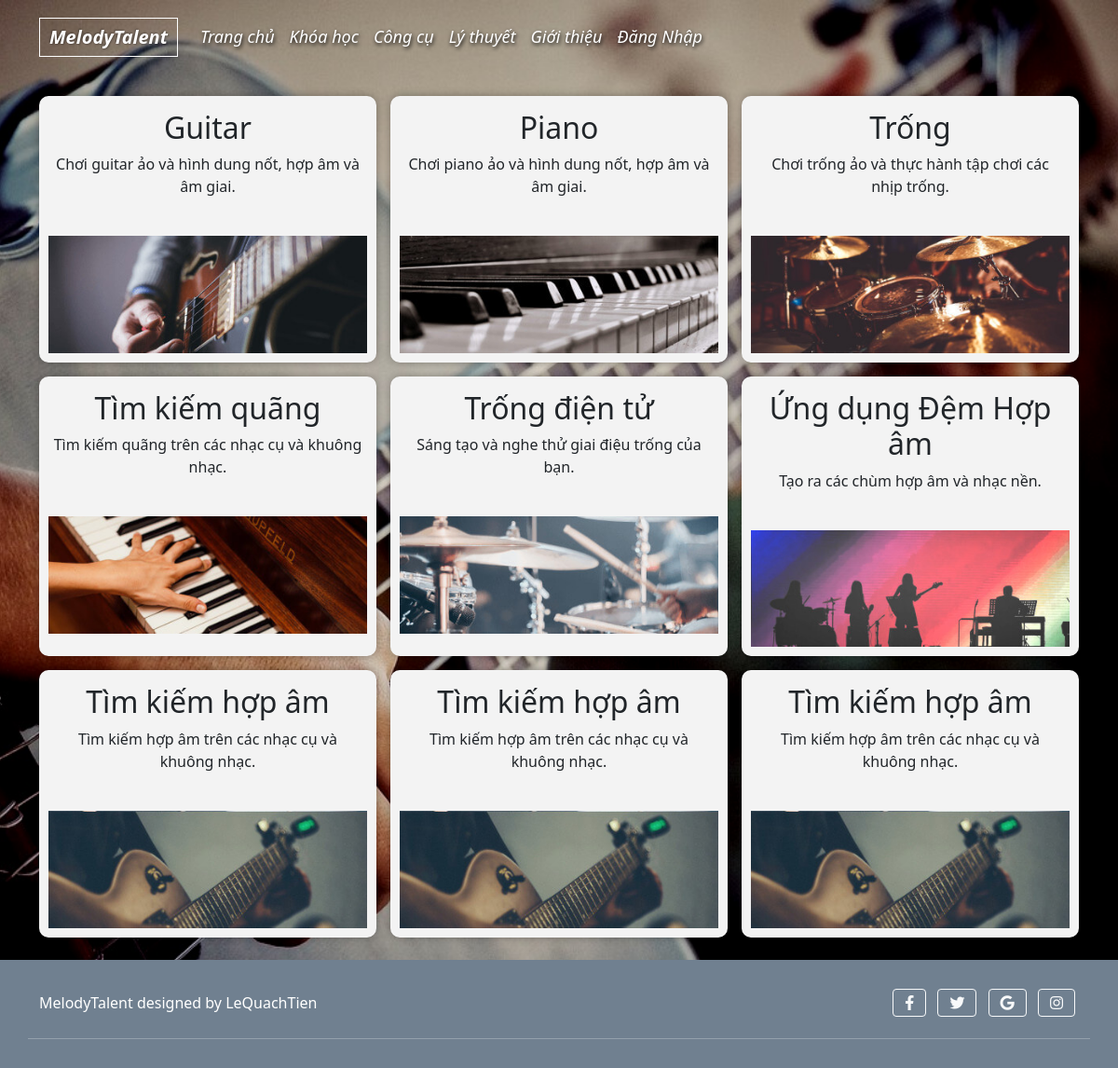
The page /features.php on the database its author committed.
### tables this page shows
CREATE TABLE `nhaccu` (
  `ma` int(11) NOT NULL,
  `ten` varchar(200) NOT NULL,
  `thongtin` varchar(200) NOT NULL,
  `hinhanh` varchar(200) NOT NULL,
  `duongdan` varchar(200) NOT NULL
);

### public/features.php (called while the page is built)
<?php
include '../model/check_header.php';
include '../view/features.php';
include '../view/footer.php';
include '../public/css/features.php';

### view/features.php (the view, shortened to what this page needs)
<?php
include "../model/db.php";
$query = "SELECT ten, thongtin, hinhanh, duongdan FROM nhaccu";
$stmt = $conn->prepare($query);
$stmt->execute();
$nhaccu = $stmt->fetchAll(PDO::FETCH_ASSOC);
?>
<br>
<div class="container instrument fadeHomepage" style="margin-top:0px">
    <?php foreach ($nhaccu as $feature): ?>
        <div class="box" onclick="redirectToPage('<?= htmlspecialchars($feature['duongdan']) ?>')">
            <div class="content">
                <h2 class="text-dark"><?= htmlspecialchars($feature['ten']) ?></h2>
                <p><a class="tools"><?= htmlspecialchars($feature['thongtin']) ?></a></p>
            </div>
            <div class="image">
                <img src="<?= htmlspecialchars($feature['hinhanh']) ?>" alt="<?= htmlspecialchars($feature['ten']) ?>">
            </div>
        </div>
    <?php endforeach; ?>
</div>
<br>

### model/check_header.php (shortened to what this page needs)
<?php
$role = $_SESSION['quyen'] ?? null;
if ($role === '0') {
    header("Location: admin.php");
    exit();
} elseif ($role === '1') {
    include '../view/header_login.php';
    include '../public/css/header.php';
} else {
    include '../view/header.php';
    include '../public/css/header.php';
}

### view/header.php (shortened to what this page needs)
<head>
    <link href="https://cdn.jsdelivr.net/npm/bootstrap@5.0.2/dist/css/bootstrap.min.css" rel="stylesheet">
    <link rel="stylesheet" href="https://cdnjs.cloudflare.com/ajax/libs/font-awesome/5.15.4/css/all.min.css">
    <link rel="stylesheet" href="../public/js/scripts.js">
</head>
<body class="view intro-2" id="main-body">
    <header id="main-header">
        <nav id="main-nav" class="navbar navbar-expand-lg navbar-dark black fst-italic">
            <div class="container">
                <a class="navbar-brand" href="#"><strong>MelodyTalent</strong></a>
                <div class="collapse navbar-collapse" id="navbarSupportedContent" style="text-shadow: 1px 2px 4px black;font-size:18px;">
                    <ul class="navbar-nav me-auto mb-2 mb-lg-0">
                        <li class="nav-item active">
                            <a class="nav-link" href="../public/index.php">Trang chủ<span class="sr-only">(current)</span></a>
                        </li>
                        <li class="nav-item">
                            <a class="nav-link" href="../public/course.php">Khóa học</a>
                        </li>
                        <li class="nav-item">
                            <a class="nav-link" href="../public/features.php">Công cụ</a>
                        </li>
                                                <li class="nav-item">
                            <a class="nav-link" href="../public/theory.php">Lý thuyết</a>
                        </li>
                        <li class="nav-item">
                            <a class="nav-link" href="../public/introduce.php">Giới thiệu</a>
                        </li>
                        <li class="nav-item">
                            <a class="nav-link" href="../public/user.php">Đăng Nhập</a>
                        </li>
                    </ul>
                </div>
            </div>
        </nav>
    </header>

### view/footer.php (shortened to what this page needs)
<footer class="text-center text-white" style="background-color: SlateGrey;">
  <div class="container">
    <div class="row align-items-center">
      <div class="col-lg-6 text-center text-md-start">
        <div class="p-8">
          MelodyTalent designed by LeQuachTien
        </div>
      </div>
      <div class="col-lg-6 ml-lg-0 text-center text-md-end">
        <a href="#" class="btn btn-outline-light btn-floating m-1" class="text-white" role="button"><i class="fab fa-facebook-f"></i></a>
        <a href="#" class="btn btn-outline-light btn-floating m-1" class="text-white" role="button"><i class="fab fa-twitter"></i></a>
        <a href="#" class="btn btn-outline-light btn-floating m-1" class="text-white" role="button"><i class="fab fa-google"></i></a>
        <a href="#" class="btn btn-outline-light btn-floating m-1" class="text-white" role="button"><i class="fab fa-instagram"></i></a>
      </div>
      <br><br><br>
      <hr><br>
    </div>
  </div>
</footer>
</body>

### public/css/header.php (style rules this page uses)
body, html { margin: 0; padding: 0; height: 100%; overflow-y: auto; }
#main-header .navbar-brand { border: 1px solid white; padding: 5px 10px; }
.view { position: fixed; top: 0; left: 0; width: 100%; height: 100%; z-index: -1; background: url("../library/image/interview/background.jpg") no-repeat center center; background-size: cover; }
.content { position: relative; z-index: 1; padding: 20px; }
#main-header { background-color: #33333300; color: white; padding: 10px; }
#main-header .navbar { z-index: 1; text-shadow: 1px 1px 2px rgba(0, 0, 0, 0.3), -1px -1px 2px rgba(0, 0, 0, 0.3); }
#main-header .navbar-dark .navbar-nav .nav-link { color: #ffffff; transition: color 0.3s, background-color 0.3s; }
#main-header a { text-decoration: none; }
.fadeHomepage { animation: fadeIn 0.5s ease-in; }
a { text-decoration: none; }

### view/footer.php (style rules this page uses)
body { display: flex; flex-direction: column; min-height: 60vh; }
footer { margin-top: auto; background-color: SlateGrey; color: white; text-align: center; padding: 10px 0; }
footer a { color: white; }
footer hr { border-top: 1px solid white; margin: 20px 0; }

### public/css/features.php (style rules this page uses)
.box { transition: transform 0.3s; }
.instrument { display: flex; flex-wrap: wrap; justify-content: space-between; gap: 15px; }
.box { width: calc(33.33% - 10px); background-color: #f3f3f3; border-radius: 10px; box-shadow: 0 0 10px rgba(0, 0, 0, 0.3); }
.content { text-align: center; padding: 15px; }
.image { text-align: center; padding: 10px; }
.image img { max-width: 100%; max-height: 100%; object-fit: cover; }
.tools { text-decoration: none; color: inherit; }

### rows shown on the page
nhaccu: ten "Guitar", thongtin "Chơi guitar ảo và hình dung nốt, hợp âm và âm giai.", hinhanh (picture)
nhaccu: ten "Piano", thongtin "Chơi piano ảo và hình dung nốt, hợp âm và âm giai.", hinhanh (picture)
nhaccu: ten "Trống", thongtin "Chơi trống ảo và thực hành tập chơi các nhịp trống.", hinhanh (picture)
nhaccu: ten "Tìm kiếm quãng", thongtin "Tìm kiếm quãng trên các nhạc cụ và khuông nhạc.", hinhanh (picture)
nhaccu: ten "Trống điện tử", thongtin "Sáng tạo và nghe thử giai điệu trống của bạn.", hinhanh (picture)
nhaccu: ten "Ứng dụng Đệm Hợp âm", thongtin "Tạo ra các chùm hợp âm và nhạc nền.", hinhanh (picture)
nhaccu: ten "Tìm kiếm hợp âm", thongtin "Tìm kiếm hợp âm trên các nhạc cụ và khuông nhạc.", hinhanh (picture)
nhaccu: ten "Tìm kiếm hợp âm", thongtin "Tìm kiếm hợp âm trên các nhạc cụ và khuông nhạc.", hinhanh (picture)
nhaccu: ten "Tìm kiếm hợp âm", thongtin "Tìm kiếm hợp âm trên các nhạc cụ và khuông nhạc.", hinhanh (picture)
